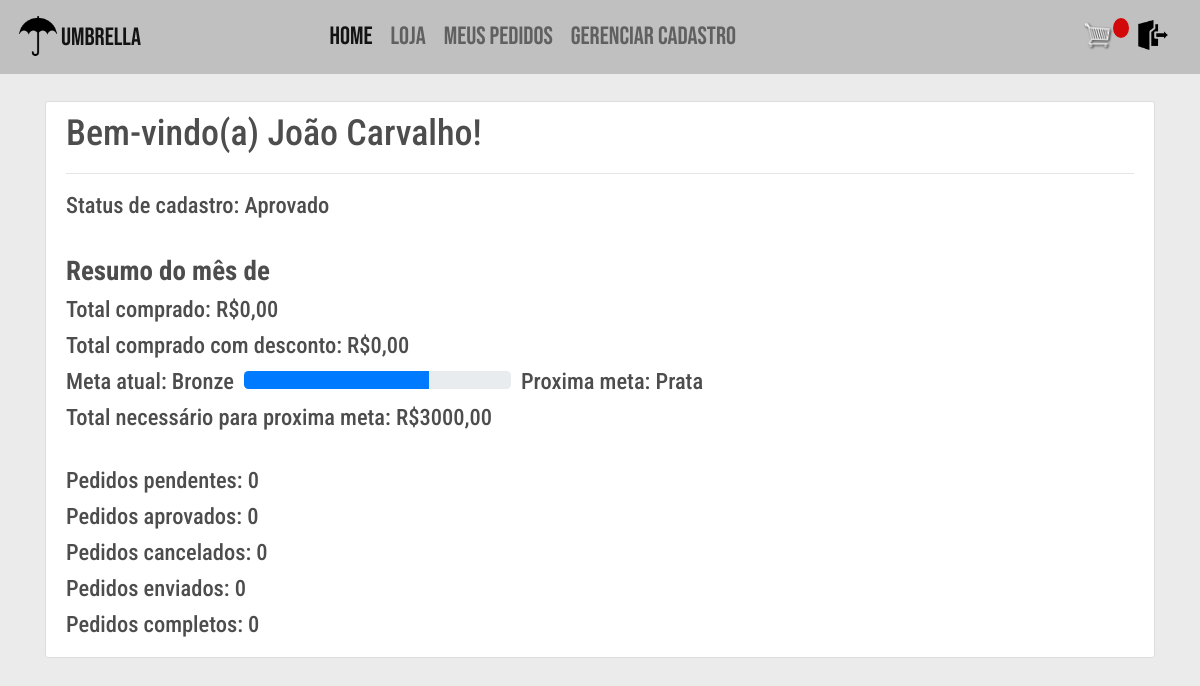
Screenshot of / (signed in) with the database file from the repository.
### users/models.py (models this page shows)
class User(AbstractBaseUser, PermissionsMixin):
    email = models.EmailField(_('email'), unique=True)
    is_staff = models.BooleanField(
        _('staff status'),
        default=False,
    )
    is_active = models.BooleanField(
        _('active'),
        default=True,
    )
    criado = models.DateTimeField(
        _('criado'),
        default=timezone.now,
    )
    REVENDEDOR = 'revendedor'
    LOJA = 'loja'
    SUPERVISOR = 'supervisor'
    FRANQUIA = 'franquia'
    opcoes_tipo = [
        (REVENDEDOR, "Revendedor"),
        (LOJA, "Loja"),
        (SUPERVISOR, "Supervisor"),
        (FRANQUIA, "Franquia"),
    ]
    tipo = models.CharField(
        _("tipo"), max_length=50, choices=opcoes_tipo, default=REVENDEDOR, null = True, blank = True)
    objects = UserManager()
    USERNAME_FIELD = 'email'
    def __str__(self):
        return self.email

### vendas/models.py (models this page shows, shortened)
class Revendedor(models.Model):
    user = models.OneToOneField(
        User, on_delete=models.CASCADE)
    nome = models.CharField(_("Nome"), max_length=100, blank=True)
    cpf = models.CharField(_("CPF"), max_length=15, blank=True)
    telefone = models.CharField(_("Telefone"), max_length=15, blank=True)
    cep = models.CharField(
        _("CEP"), max_length=15, blank=True)
    uf = models.CharField(
        _("UF"), max_length=2, blank=True)
    cidade = models.CharField(
        _("cidade"), max_length=50, blank=True)
    bairro = models.CharField(
        _("bairro"), max_length=50, blank=True)
    logradouro = models.CharField(
        _("logradouro"), max_length=100, blank=True)
    numero = models.CharField(
        _("numero"), max_length=5, blank=True)
    datanasc = models.DateField(
        _("Data de nascimento"), auto_now=False, auto_now_add=False, blank=True)
    sexo = models.CharField(_("sexo"), choices=opcoes_sexo,
                            max_length=30, blank=True)
    supervisor = models.ForeignKey(Supervisor, verbose_name=_(
        "supervisor"), on_delete=models.SET_NULL, null=True, blank=True)
    def meta_iniciante():
        return Meta.objects.get(nivel=Meta.INICIANTE)
    meta = models.ForeignKey(
        Meta, on_delete=models.SET_NULL, null=True, blank=True, default=meta_iniciante)
    is_aprovado = models.BooleanField(_('Aprovado'), default=False)
    @property
    def total_comprado(self):
        pedidos = self.pedido_set.filter(completo=True)
        total = sum([pedido.get_meta_total for pedido in pedidos])
        return total
    @property
    def get_proxima_meta(self):
        metas = Meta.objects.filter(
            valor__gt=self.meta.valor).order_by('valor')
        if not metas:
            metas = Meta.objects.get(nivel='Diamante')
        return metas[0]

class Meta(models.Model):
    INICIANTE = "Iniciante"
    BRONZE = "Bronze"
    PRATA = "Prata"
    OURO = "Ouro"
    DIAMANTE = "Diamante"
    opcoes_nivel = [
        (INICIANTE, "iniciante"),
        (BRONZE, "bronze"),
        (PRATA, "prata"),
        (OURO, "ouro"),
        (DIAMANTE, "diamante"),
    ]
    nivel = models.CharField(choices=opcoes_nivel,
                             max_length=50)
    valor = models.FloatField(_("valor"))
    desconto = models.FloatField(_("desconto"))

### vendas/views.py (the view, shortened to what this page needs)
# urls.py: 2. Add a URL to urlpatterns:  path('', views.home, name='home')
@login_required
def home(request):
    now = datetime.datetime.now()
    user = request.user
    context = {'user': user}
    if hasattr(user, 'revendedor'):
        pedidos = user.revendedor.pedido_set.filter(
            completo=True, data__month=now.month)
        width = str((user.revendedor.total_comprado /
                     user.revendedor.get_proxima_meta.valor) * 100) + '%'
        context = infoHome(user, pedidos)
        context['width'] = width
    elif hasattr(user, 'franquia'):
        pedidos = user.franquia.pedido_set.filter(completo=True,
                                                  data__month=now.month)
        context = infoHome(user, pedidos)
    elif hasattr(user, 'loja'):
        pedidos = user.loja.pedido_set.filter(completo=True,
                                              data__month=now.month)
        context = infoHome(user, pedidos)
    else:
        sweetify.info(request, 'Por favor, finalize seu cadastro!')
        return redirect('perfil')
    now = datetime.datetime.now()
    mes = format_date(now, "MMMM", locale='pt_BR').capitalize()
    context['mes'] = mes
    dia = format_date(now, "d", locale='pt_BR').capitalize()
    context['dia'] = dia
    return render(request, 'vendas/home.html', context)

### vendas/models.py (called while the page is built)
    @property
    def get_meta_total(self):
        subtotal = self.get_carrinho_total
        if self.revendedor:
            total = subtotal * (1 - (self.revendedor.meta.desconto / 100))
        else:
            total = subtotal
        return total

    @property
    def get_carrinho_total(self):
        itenspedido = self.itempedido_set.filter()
        total = sum([item.get_total for item in itenspedido])
        return total

    @property
    def get_total(self):
        total = self.produto.preco * self.quantidade
        return total

### vendas/templates/vendas/home.html (shortened to what this page needs)
{% extends "vendas/base.html" %}
{% block content %}
<div class="content-section">
    {% if user.tipo == "revendedor" %}
        <h2>Bem-vindo(a) {{user.revendedor.nome}}!</h2>
        <hr>
        {% if user.revendedor.is_aprovado %}
            <h5>Status de cadastro: Aprovado</h5>
        {% else %}
            <h5>Status de cadastro: Pendente</h5>
        {% endif %}
        <br>
        <h4><strong>Resumo do mês de {{mes}}</strong></h4>
        <h5>Total comprado: R${{subtotal|floatformat:2}}</h5>
        <h5>Total comprado com desconto: R${{total|floatformat:2}}</h5>
        <div class="container-barra">
            <h5>Meta atual: {{user.revendedor.meta.nivel}}</h5>
            <div class="progress">
                <div class="progress-bar" role="progressbar" aria-valuenow="0" aria-valuemin="0" aria-valuemax="100" style="width:{{width}}"></div>
            </div>
            <h5>Proxima meta: {{user.revendedor.get_proxima_meta.nivel}}</h5>
        </div>
        <h5>Total necessário para proxima meta: R${{user.revendedor.get_proxima_meta.valor|floatformat:2}}</h5>
        <br>
        <h5>Pedidos pendentes: {{ qtde_pedidos_pendentes }}</h5>
        <h5>Pedidos aprovados: {{ qtde_pedidos_aprovados }}</h5>
        <h5>Pedidos cancelados: {{ qtde_pedidos_cancelados }}</h5>
        <h5>Pedidos enviados: {{ qtde_pedidos_enviados }}</h5>
        <h5>Pedidos completos: {{ qtde_pedidos_finalizados }}</h5>
    {% endif %}
</div>
{% endblock content %}

### vendas/static/vendas/css/style.css (style rules this page uses)
html { font-size: 18px; }
body { margin: 0; padding: 0; font-family: 'Roboto Condensed', sans-serif; background-color: #EBEBEB; background-size: cover; background-repeat: no-repeat; background-position: center; height: 100vh; }
h1, h2, h3, h4, h5, h6 { color: hsl(0, 0%, 30%); }
.progress { width: 25%; }
.container-barra { display: flex; }
.progress { margin: 0 10px 0 10px; position: relative; top: 3px; }
.content-section { background: #ffffff; padding: 10px 20px; border: 1px solid #dddddd; border-radius: 3px; margin-bottom: 20px; width: 100%; }

### rows the page displays
User: revendedor.nome "João Carvalho", revendedor.meta.nivel "Bronze", revendedor.get_proxima_meta.nivel "Prata", revendedor.get_proxima_meta.valor "3000,00"

### other values shown
{{ subtotal|floatformat:2 }} "0,00"
{{ total|floatformat:2 }} "0,00"
{{ qtde_pedidos_pendentes }} "0"
{{ qtde_pedidos_aprovados }} "0"
{{ qtde_pedidos_cancelados }} "0"
{{ qtde_pedidos_enviados }} "0"
{{ qtde_pedidos_finalizados }} "0"
